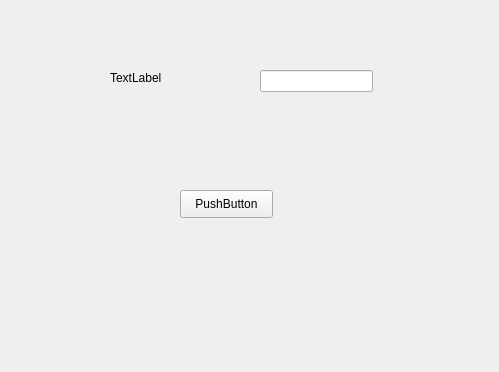
<?xml version="1.0" encoding="UTF-8"?>
<ui version="4.0">
 <class>Form</class>
 <widget class="QWidget" name="Form">
  <property name="geometry">
   <rect>
    <x>0</x>
    <y>0</y>
    <width>499</width>
    <height>372</height>
   </rect>
  </property>
  <property name="windowTitle">
   <string>Form</string>
  </property>
  <widget class="QLineEdit" name="lineEdit">
   <property name="geometry">
    <rect>
     <x>260</x>
     <y>70</y>
     <width>113</width>
     <height>22</height>
    </rect>
   </property>
  </widget>
  <widget class="QLabel" name="label">
   <property name="geometry">
    <rect>
     <x>110</x>
     <y>70</y>
     <width>55</width>
     <height>16</height>
    </rect>
   </property>
   <property name="text">
    <string>TextLabel</string>
   </property>
  </widget>
  <widget class="QPushButton" name="pushButton">
   <property name="geometry">
    <rect>
     <x>180</x>
     <y>190</y>
     <width>93</width>
     <height>28</height>
    </rect>
   </property>
   <property name="text">
    <string>PushButton</string>
   </property>
  </widget>
 </widget>
 <resources/>
 <connections/>
</ui>
